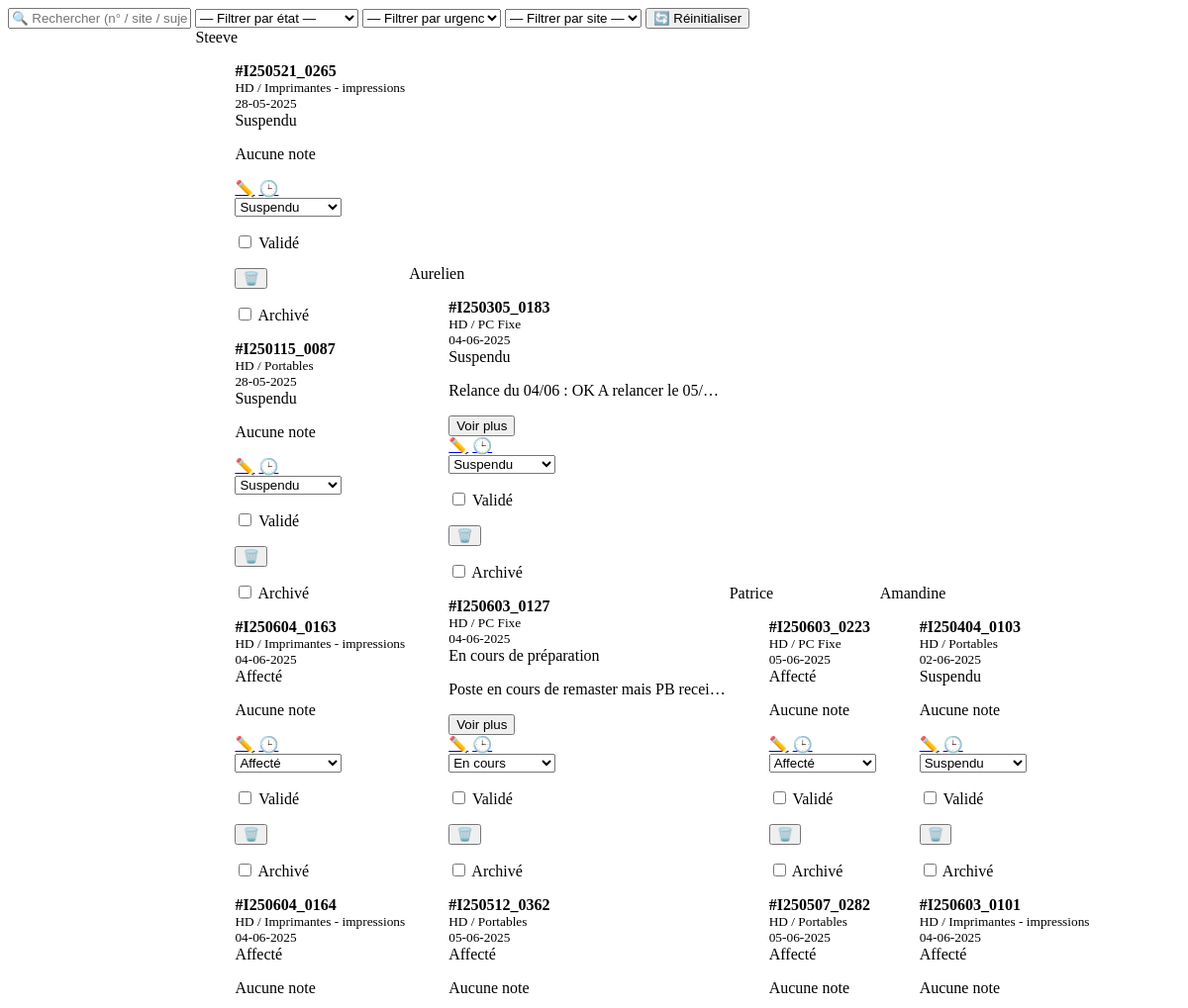
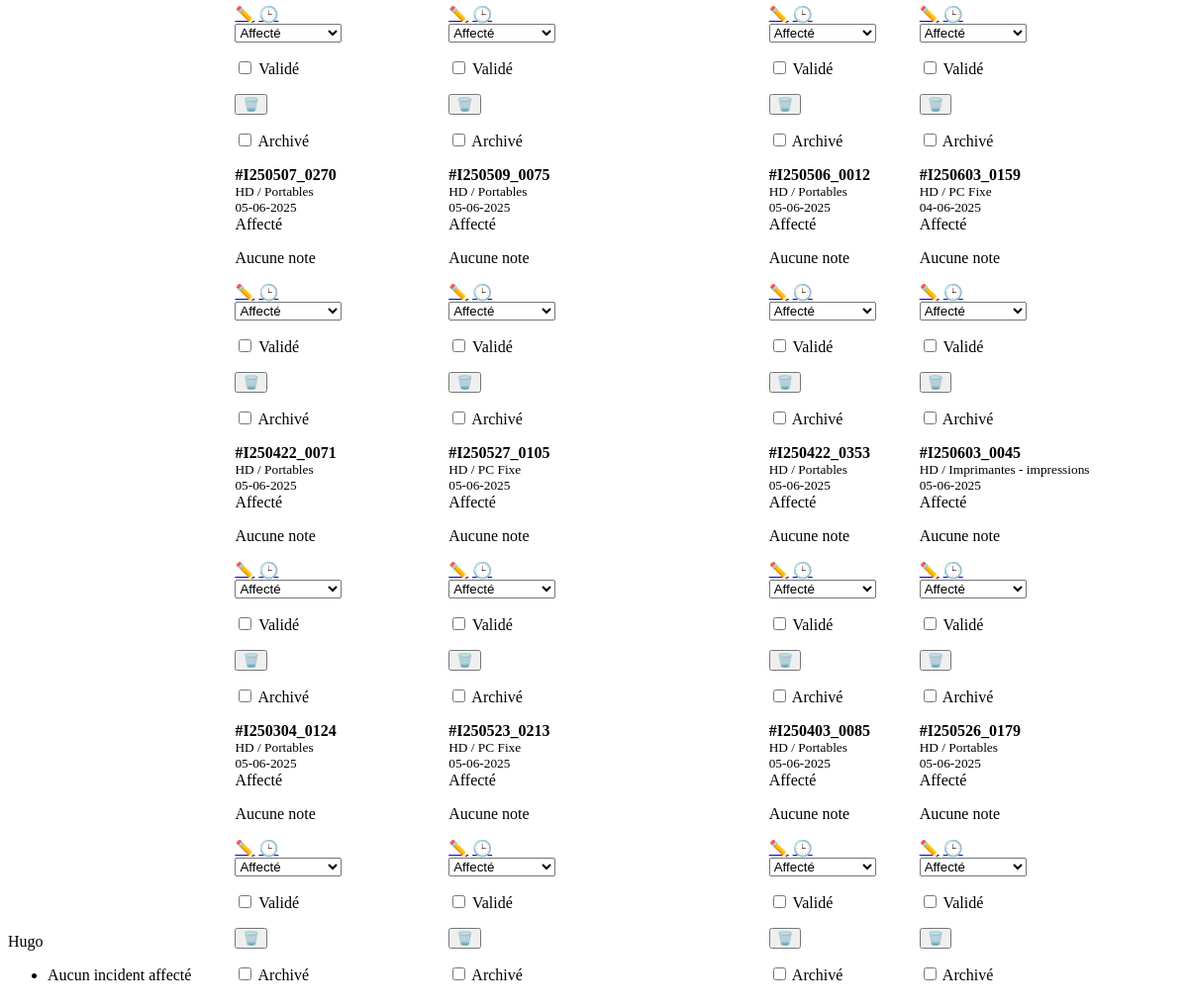
/api/home-content (signed in), run on the app's committed database (2 pictures, top to bottom).
### tables this page shows
CREATE TABLE techniciens (id INTEGER PRIMARY KEY AUTOINCREMENT, prenom TEXT UNIQUE NOT NULL, role TEXT DEFAULT 'technicien', password TEXT);

CREATE TABLE incidents (
                id INTEGER PRIMARY KEY AUTOINCREMENT,
                numero TEXT, site TEXT, sujet TEXT,
                urgence TEXT, collaborateur TEXT,
                etat TEXT, notes TEXT, valide INTEGER,
                date_affectation TEXT,
                archived INTEGER DEFAULT 0
            );

### app.py (the view)
@app.route("/api/home-content")
def home_content_api():
    if "user" not in session:
        return "", 403
    db = get_db()
    if session["role"] == "admin":
        incidents = db.execute("SELECT * FROM incidents WHERE archived = 0").fetchall()
        techniciens = db.execute("SELECT * FROM techniciens").fetchall()
    else:
        incidents = db.execute(
            "SELECT * FROM incidents WHERE LOWER(collaborateur) = LOWER(?) AND archived = 0",
            (session["user"],),
        ).fetchall()
        techniciens = []
    return render_template(
        "home_content.html",
        incidents=incidents,
        user=session["user"],
        role=session["role"],
        techniciens=techniciens,
    )

### app.py (called while the page is built)
def get_db():
    conn = sqlite3.connect(DB)
    conn.row_factory = sqlite3.Row
    return conn

@app.template_filter("format_date")
def format_date(d):
    try:
        return datetime.strptime(d, "%Y-%m-%d").strftime("%d-%m-%Y")
    except:
        return d

@app.before_request
def renew_session():
    session.permanent = True

### templates/home_content.html (shortened to what this page needs)
{% if role == 'admin' %}
  <div class="mb-4 d-flex flex-wrap align-items-center gap-2">
    <input
      id="searchInput"
      type="text"
      class="form-control"
      style="max-width: 300px;"
      placeholder="🔍 Rechercher (n° / site / sujet)"
    />
    <select id="filterEtat" class="form-select" style="max-width: 180px;">
      <option value="">— Filtrer par état —</option>
    </select>
    <select id="filterUrgence" class="form-select" style="max-width: 140px;">
      <option value="">— Filtrer par urgence —</option>
    </select>
    <select id="filterSite" class="form-select" style="max-width: 200px;">
      <option value="">— Filtrer par site —</option>
    </select>
    <button id="clearFiltersBtn" class="btn btn-outline-secondary btn-sm">
      🔄 Réinitialiser
    </button>
  </div>
  <div
    class="row flex-nowrap gx-3"
    id="drag-root"
    style="overflow-x: auto; white-space: nowrap;"
  >
    {% for tech in techniciens %}
      <div
        class="col-md-6 col-lg-3 mb-4 drag-col"
        data-technicien="{{ tech.prenom }}"
        style="flex: 0 0 auto; display: inline-block;"
      >
        <div class="card shadow-sm h-100">
          <div class="card-header text-center fw-bold">
            {{ tech.prenom }}
          </div>
          <ul
            class="list-group list-group-flush incident-list"
            data-technicien="{{ tech.prenom }}"
          >
            {% set tech_incidents = incidents
                 | selectattr("collaborateur", "equalto", tech.prenom)
                 | list %}
            {% if tech_incidents|length > 0 %}
              {% for i in tech_incidents %}
                <li
                  class="list-group-item incident-card"
                  draggable="true"
                  data-id="{{ i.id }}"
                  id="incident-{{ i.id }}"
                  data-numero="{{ i.numero|lower }}"
                  data-site="{{ i.site|lower }}"
                  data-sujet="{{ i.sujet|lower }}"
                  data-urgence="{{ i.urgence|lower }}"
                  data-etat="{{ i.etat|lower }}"
                >
                  <strong>#{{ i.numero }}</strong><br>
                  <small>{{ i.site }} / {{ i.sujet }}</small><br>
                  <small>{{ i.date_affectation|format_date }}</small><br>
                  {% if i.etat == 'Traité' %}
                    <span class="badge bg-success">{{ i.etat }}</span>
                  {% elif i.etat == 'Affecté' %}
                    <span class="badge bg-primary">{{ i.etat }}</span>
                  {% elif i.etat == 'En cours de préparation' %}
                    <span class="badge bg-warning text-dark">{{ i.etat }}</span>
                  {% elif i.etat == 'Suspendu' %}
                    <span class="badge bg-danger">{{ i.etat }}</span>
                  {% else %}
                    <span class="badge bg-secondary">{{ i.etat }}</span>
                  {% endif %}
                  <br>
                  {% set note_limit = 40 %}
                  {% set note_content = i.notes.strip() if i.notes else '' %}
                  <div class="note-container">
                    {% if note_content %}
                      {% if note_content|length <= note_limit %}
                        <p class="fst-italic small text-muted">
                          {{ note_content }}
                        </p>
                      {% else %}
                        <p class="fst-italic small text-muted" id="note-trunc-{{ i.id }}">
                          {{ note_content[:note_limit] }}…
                        </p>
                        <button
                          type="button"
                          class="btn btn-link btn-sm toggle-note"
                          data-id="{{ i.id }}"
                          id="btn-{{ i.id }}"
                        >
                          Voir plus
                        </button>
                      {% endif %}
                    {% else %}
                      <p class="fst-italic small text-muted">Aucune note</p>
                    {% endif %}
                  </div>
                  <div class="mt-2 d-flex flex-wrap gap-1">
                    <a
                      href="{{ url_for('edit_note', id=i.id) }}"
                      class="btn btn-sm btn-outline-secondary"
                      title="Modifier la note"
                    >✏️</a>
                    <a
                      href="{{ url_for('historique', id=i.id) }}"
                      class="btn btn-sm btn-outline-info"
                      title="Voir historique"
                    >🕒</a>
                    <form
                      method="post"
                      action="{{ url_for('update_etat', id=i.id) }}"
                      class="d-inline ajax-form"
                    >
                      <select
                        name="etat"
                        class="form-select form-select-sm"
                        onchange="this.form.submit()"
                        title="Changer l'état"
                      >
                        <option
                          value="Affecté"
                          {% if i.etat == 'Affecté' %}selected{% endif %}
                        >Affecté</option>
                        <option
                          value="En cours de préparation"
                          {% if i.etat == 'En cours de préparation' %}selected{% endif %}
                        >En cours</option>
                        <option
                          value="Suspendu"
                          {% if i.etat == 'Suspendu' %}selected{% endif %}
                        >Suspendu</option>
                      </select>
                    </form>
                    <form
                      method="post"
                      action="{{ url_for('valider', id=i.id) }}"
                      class="d-inline ajax-form"
                    >
                      <input
                        type="checkbox"
                        name="valide"
                        onchange="this.form.submit()"
                        title="Valider"
                      />
                      <label class="small">Validé</label>
                    </form>
                    <form
                      method="post"
                      action="{{ url_for('delete_incident', id=i.id) }}"
                      class="d-inline ajax-form"
                    >
                      <button
                        type="submit"
                        class="btn btn-sm btn-outline-danger"
                        title="Supprimer"
                      >🗑️</button>
                    </form>
                    <form
                      method="post"
                      action="{{ url_for('archive_incident', id=i.id) }}"
                      class="d-inline ajax-form"
                    >
                      <input
                        type="checkbox"
                        name="archived"
                        onchange="this.form.submit()"
                        title="Archiver"
                      />
                      <label class="small">Archivé</label>
                    </form>
                  </div>
                </li>
              {% endfor %}
            {% else %}
              <li class="list-group-item text-muted fst-italic text-center empty-placeholder">
                Aucun incident affecté
              </li>
            {% endif %}
          </ul>
        </div>
      </div>
    {% endfor %}
  </div>
{% endif %}

### data on the page
techniciens: prenom "Hugo", shows "Aucun incident affecté"
techniciens: prenom "Steeve"
incidents: numero "I250521_0265", site "HD", sujet "Imprimantes - impressions", date_affectation "28-05-2025", etat "Suspendu", shows "Aucune note"
incidents: numero "I250115_0087", site "HD", sujet "Portables", date_affectation "28-05-2025", etat "Suspendu", shows "Aucune note"
incidents: numero "I250604_0163", site "HD", sujet "Imprimantes - impressions", date_affectation "04-06-2025", etat "Affecté", shows "Aucune note"
incidents: numero "I250604_0164", site "HD", sujet "Imprimantes - impressions", date_affectation "04-06-2025", etat "Affecté", shows "Aucune note"
incidents: numero "I250507_0270", site "HD", sujet "Portables", date_affectation "05-06-2025", etat "Affecté", shows "Aucune note"
incidents: numero "I250422_0071", site "HD", sujet "Portables", date_affectation "05-06-2025", etat "Affecté", shows "Aucune note"
incidents: numero "I250304_0124", site "HD", sujet "Portables", date_affectation "05-06-2025", etat "Affecté", shows "Aucune note"
techniciens: prenom "Aurelien"
incidents: numero "I250305_0183", site "HD", sujet "PC Fixe", date_affectation "04-06-2025", etat "Suspendu", note_content "Relance du 04/06 : OK A relancer le 05/"
incidents: numero "I250603_0127", site "HD", sujet "PC Fixe", date_affectation "04-06-2025", etat "En cours de préparation", note_content "Poste en cours de remaster mais PB recei", etat "En cours"
incidents: numero "I250512_0362", site "HD", sujet "Portables", date_affectation "05-06-2025", etat "Affecté", shows "Aucune note"
incidents: numero "I250509_0075", site "HD", sujet "Portables", date_affectation "05-06-2025", etat "Affecté", shows "Aucune note"
incidents: numero "I250527_0105", site "HD", sujet "PC Fixe", date_affectation "05-06-2025", etat "Affecté", shows "Aucune note"
incidents: numero "I250523_0213", site "HD", sujet "PC Fixe", date_affectation "05-06-2025", etat "Affecté", shows "Aucune note"
techniciens: prenom "Patrice"
incidents: numero "I250603_0223", site "HD", sujet "PC Fixe", date_affectation "05-06-2025", etat "Affecté", shows "Aucune note"
incidents: numero "I250507_0282", site "HD", sujet "Portables", date_affectation "05-06-2025", etat "Affecté", shows "Aucune note"
incidents: numero "I250506_0012", site "HD", sujet "Portables", date_affectation "05-06-2025", etat "Affecté", shows "Aucune note"
incidents: numero "I250422_0353", site "HD", sujet "Portables", date_affectation "05-06-2025", etat "Affecté", shows "Aucune note"
incidents: numero "I250403_0085", site "HD", sujet "Portables", date_affectation "05-06-2025", etat "Affecté", shows "Aucune note"
techniciens: prenom "Amandine"
incidents: numero "I250404_0103", site "HD", sujet "Portables", date_affectation "02-06-2025", etat "Suspendu", shows "Aucune note"
incidents: numero "I250603_0101", site "HD", sujet "Imprimantes - impressions", date_affectation "04-06-2025", etat "Affecté", shows "Aucune note"
incidents: numero "I250603_0159", site "HD", sujet "PC Fixe", date_affectation "04-06-2025", etat "Affecté", shows "Aucune note"
incidents: numero "I250603_0045", site "HD", sujet "Imprimantes - impressions", date_affectation "05-06-2025", etat "Affecté", shows "Aucune note"
incidents: numero "I250526_0179", site "HD", sujet "Portables", date_affectation "05-06-2025", etat "Affecté", shows "Aucune note"
